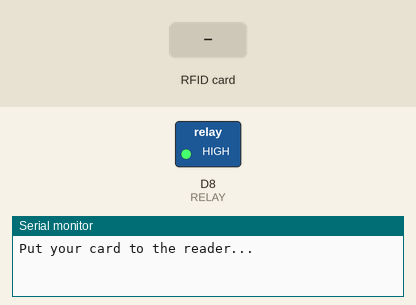
Bench run of a sketch on a simulated ESP8266 (NodeMCU). Shown: switched loads named in the sketch (green lamp = pin HIGH), the last lines printed to the serial monitor. The inputs (shaded band) are chosen by the test bench.

Above: at 1.2 s.
1.3 s: RFID card C3 57 BA 19 held to the reader
At 2.6 s:
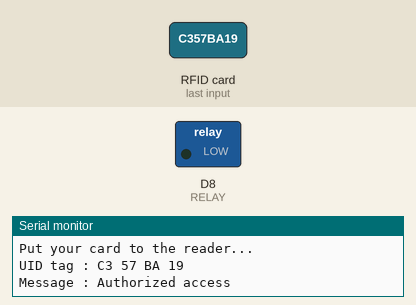
4.3 s: RFID card 5E 7A 19 C4 held to the reader
Timing chart, 0 to 7.3 s (numbered marks = the images above; inputs shaded):
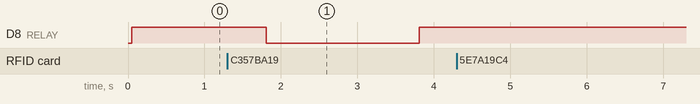

The sketch:

RFID_RELAY.ino
```cpp
#include <SPI.h>
#include <MFRC522.h>

#define SS_PIN 4  //D2
#define RST_PIN 5 //D1
#define RELAY D8 //relay pin
#define ACCESS_DELAY 2000
#define DENIED_DELAY 1000
MFRC522 mfrc522(SS_PIN, RST_PIN);   // Create MFRC522 instance.

void setup()
{
  Serial.begin(9600);   // Initiate a serial communication
  SPI.begin();          // Initiate  SPI bus
  mfrc522.PCD_Init();   // Initiate MFRC522
  pinMode(RELAY, OUTPUT);
  digitalWrite(RELAY, HIGH);
  Serial.println("Put your card to the reader...");
  Serial.println();

}
void loop()
{
  // Look for new cards
  if ( ! mfrc522.PICC_IsNewCardPresent())
  {
    return;
  }
  // Select one of the cards
  if ( ! mfrc522.PICC_ReadCardSerial())
  {
    return;
  }
  //Show UID on serial monitor
  Serial.print("UID tag :");
  String content= "";
  byte letter;
  for (byte i = 0; i < mfrc522.uid.size; i++)
  {
     Serial.print(mfrc522.uid.uidByte[i] < 0x10 ? " 0" : " ");
     Serial.print(mfrc522.uid.uidByte[i], HEX);
     content.concat(String(mfrc522.uid.uidByte[i] < 0x10 ? " 0" : " "));
     content.concat(String(mfrc522.uid.uidByte[i], HEX));
  }
  Serial.println();
  Serial.print("Message : ");
  content.toUpperCase();
  if (content.substring(1) == "C3 57 BA 19") //change here the UID of the card/cards that you want to give access
  {
    Serial.println("Authorized access");
    Serial.println();
    delay(500);
    digitalWrite(RELAY, LOW);
    delay(ACCESS_DELAY);
    digitalWrite(RELAY, HIGH);
  }

 else   {
    Serial.println(" Access denied");
     delay(DENIED_DELAY);

  }
}
```

Measured:
- after the input at 1.3 s, D8 (RELAY): HIGH → LOW after 0.51 s, → HIGH 2.0 s later
